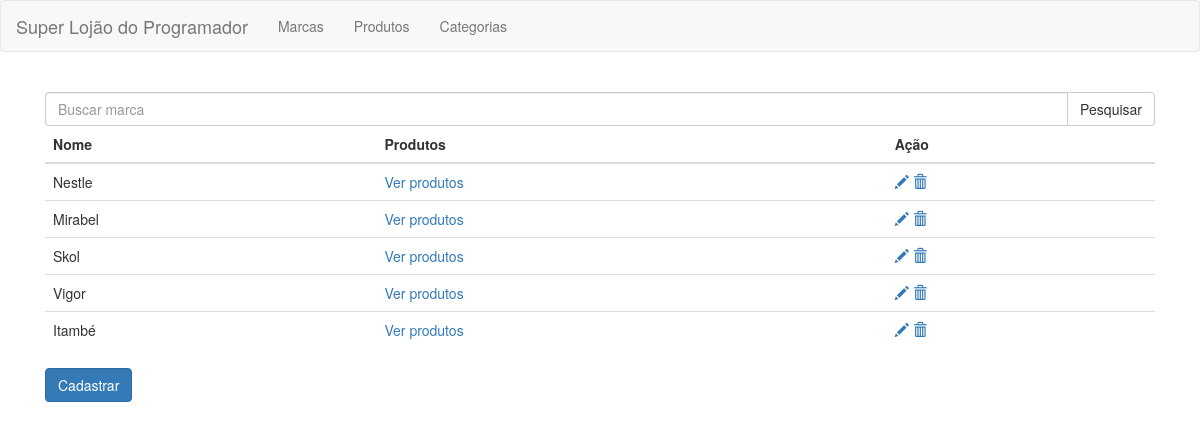
The app's page /marca/listar/, older data.
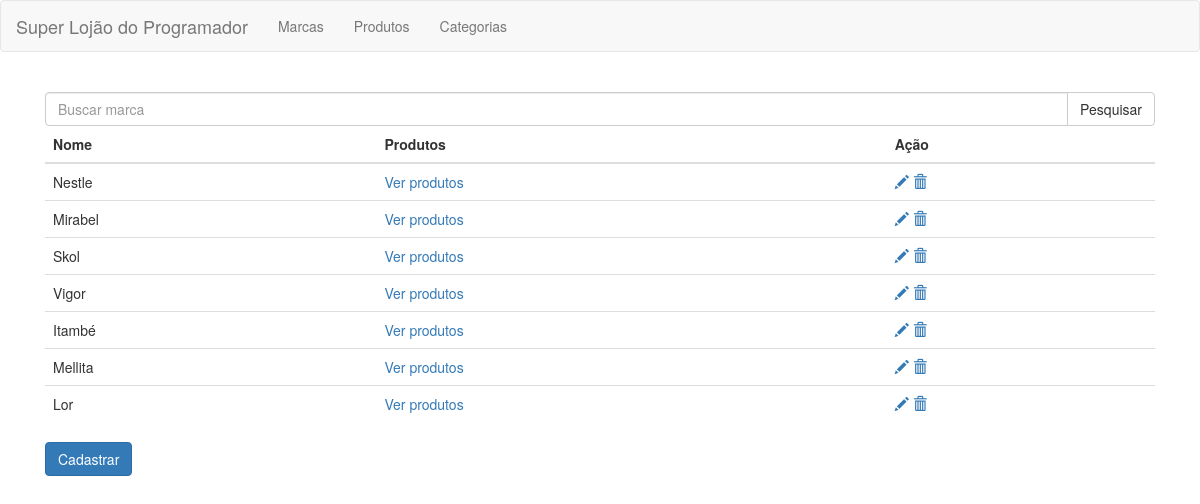
The same page, newer data.
### apps/app/models.py (models this page shows, shortened)
class Marca(models.Model):
    nome = models.CharField(max_length=50, null=False)

### apps/app/views.py (the view)
# urls.py: path("marca/listar/", views.listar_marca, name="listar_marca"),
def listar_marca(request, template_name="marca/marca_list.html"):
    query = request.GET.get("busca")
    if query:
        marca = Marca.objects.filter(nome__iexact=query)
    else:
        marca = Marca.objects.all()
    marcas = {"lista": marca}
    return render(request, template_name, marcas)

### templates/marca/marca_list.html (shortened to what this page needs)
{% extends 'base.html'%}
{% block content %}
<form method="get">
  <div class="col-lg-12">
    <div class="input-group">
      <input type="text" class="form-control" name="busca" placeholder="Buscar marca">
      <span class="input-group-btn">
        <button class="btn btn-default" type="submit">Pesquisar</button>
      </span>
    </div>
  </div>
</form>
<div class="col-lg-12">
  <table class="table">
    <thead>
      <tr>
        <th>Nome</th>
        <th>Produtos</th>
        <th>Ação</th>
      </tr>
    </thead>
    <tbody>
      {% for marca in lista %}
      <tr>
        <td>{{ marca.nome }}</td>
        <td><a href="{% url 'marca_produto' pk=marca.pk %}">Ver produtos</a></td>
        <td>
          <a href="{% url 'editar_marca' pk=marca.pk %}">
            <span class="glyphicon glyphicon-pencil"></span>
          </a>
          <a href="{% url 'remover_marca' pk=marca.pk %}">
            <span class="glyphicon glyphicon-trash"></span>
          </a>
        </td>
      </tr>
      {% endfor %}
    </tbody>
  </table>
  <a href="{% url 'cadastrar_marca' %}">
    <button type="submit" class="btn btn-primary">
      Cadastrar
    </button>
  </a>
</div>
{% endblock content %}

Row changes from the older to the newer data that the page shows:
added Marca: nome "Mellita"
added Marca: nome "Lor"
